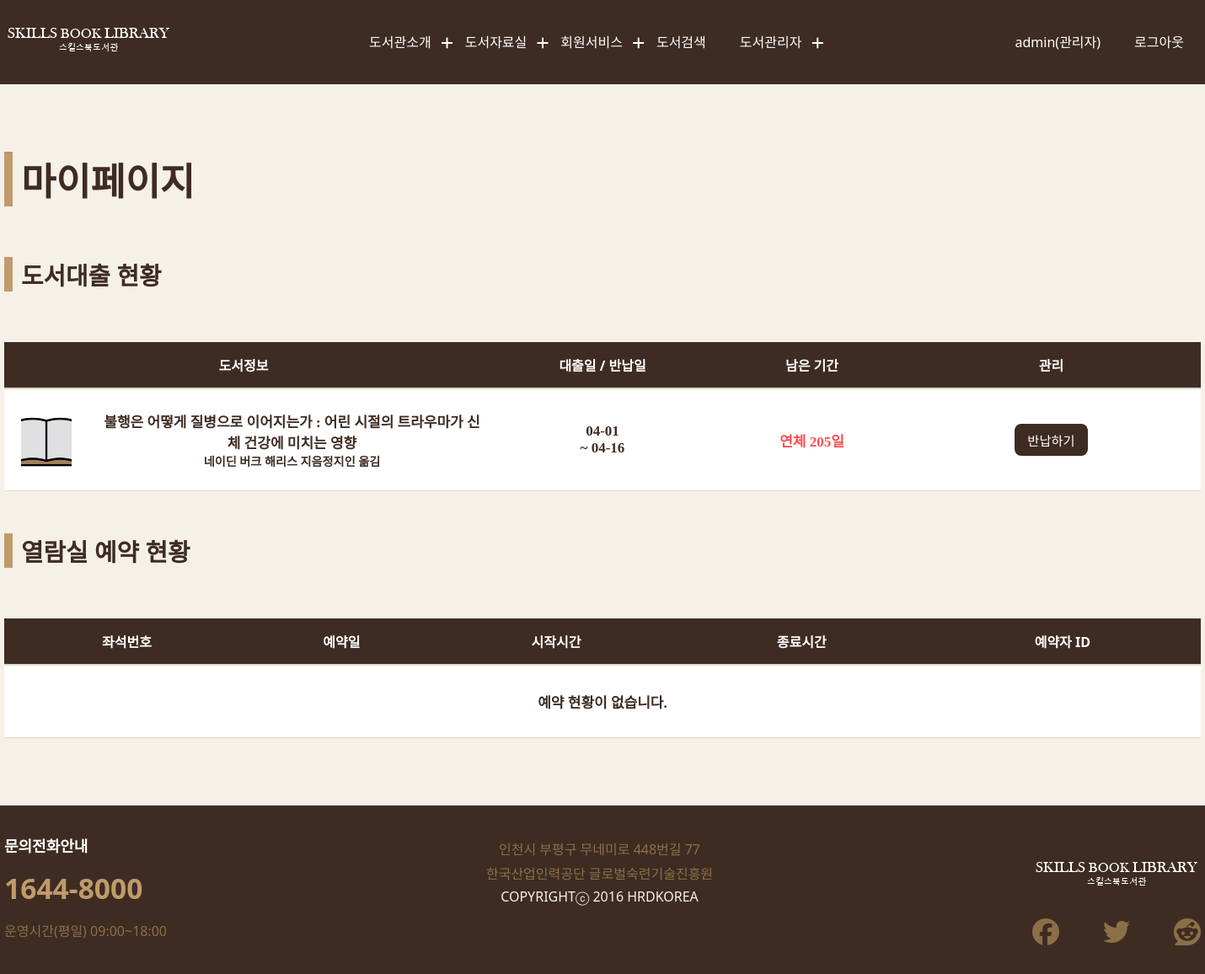
/sub06 (signed in), run on the app's committed database.
### tables this page shows
CREATE TABLE `rental` (
  `idx` int(11) NOT NULL,
  `user_id` varchar(255) NOT NULL,
  `book_idx` int(255) NOT NULL,
  `rented` datetime NOT NULL DEFAULT current_timestamp(),
  `giveback` datetime NOT NULL,
  `status` tinyint(255) NOT NULL DEFAULT 0
);

CREATE TABLE `library` (
  `idx` int(11) NOT NULL,
  `title` varchar(255) NOT NULL,
  `author` varchar(255) NOT NULL,
  `publisher` varchar(255) NOT NULL DEFAULT '',
  `img` varchar(255) NOT NULL,
  `year` int(255) NOT NULL,
  `price` int(255) NOT NULL,
  `stocks` int(255) NOT NULL
);

### Controll/controller.php (called while the page is built, shortened)
<?php
class Controll
{
    public function sub06()
    {
        $user_id = $_SESSION['user_id'];
        $my_rentals = DB::fetchAll("
            SELECT r.*, l.title, l.author, l.img
            FROM rental r
            JOIN library l ON r.book_idx = l.idx
            WHERE r.user_id = '$user_id' AND r.status = 0
        ");
        $now = date('Y-m-d H:i:s');
        $my_reservations = DB::fetchAll("
            SELECT * FROM reservations
            WHERE user_id = '$user_id'
            AND CONCAT(r_date,' ',e_time) >= '$now'
        ");
        require_once "./View/sub06.php";
    }
}

### Model/db/db.php (called while the page is built, shortened)
<?php
class DB
{
    static $db = null;
    static function __callStatic($name, $arguments)
    {
        self::$db ??= new PDO("mysql:host=localhost;dbname=c_module;charset=utf8mb4;", "root", "", [19 => 2, 3 => 2]);
        return match ($name) {
            "exec" => self::$db->exec($arguments[0]),
            "fetch" => self::$db->query($arguments[0])->fetch(),
            "fetchAll" => self::$db->query($arguments[0])->fetchAll(),
        };
        throw new \Exception('Not implemented');
    }
}

### View/sub06.php (the view, shortened to what this page needs)
<?php require_once "./View/partials/header.php"; ?>
<section id="sub06">
    <div class="container">
        <h2 class="section_title">마이페이지</h2>
        <div class="rented_container" style="margin-bottom:50px;">
            <h2 class="section_title small">도서대출 현황</h2>
            <div class="table_wrapper">
                <table>
                    <thead>
                        <tr>
                            <th width="40%">도서정보</th>
                            <th width="20%">대출일 / 반납일</th>
                            <th width="15%">남은 기간</th>
                            <th width="25%">관리</th>
                        </tr>
                    </thead>
                    <tbody>
                        <?php if (empty($my_rentals)): ?>
                            <tr>
                                <td colspan="4" style="text-align:center;padding:50px 0;">대여중인 책이 없습니다.</td>
                            </tr>
                        <?php else: ?>
                            <?php foreach ($my_rentals as $r):
                                $today    = new DateTime('today');
                                $giveback = new DateTime(date('Y-m-d', strtotime($r['giveback'])));
                                if ($giveback >= $today) {
                                    $diff = (int)$today->diff($giveback)->days;
                                } else {
                                    $diff = -(int)$giveback->diff($today)->days;
                                }
                            ?>
                                <tr>
                                    <td style="display:flex;align-items:center;gap:15px;">
                                        <img src="/View/B-Module/images/<?= htmlspecialchars($r['img']) ?>" alt="book" style="width:60px;height:80px;object-fit:cover;">
                                        <div>
                                            <strong><?= htmlspecialchars($r['title']) ?></strong><br>
                                            <small><?= htmlspecialchars($r['author']) ?></small>
                                        </div>
                                    </td>
                                    <td>
                                        <?= substr($r['rented'], 5, 5) ?><br>
                                        ~ <?= substr($r['giveback'], 5, 5) ?>
                                    </td>
                                    <td style="font-weight:bold;color:<?= $diff < 0 ? '#ff4d4d' : ($diff === 0 ? '#ff9800' : '#007bff') ?>;">
                                        <?php
                                        if ($diff < 0)      echo '연체 ' . abs($diff) . '일';
                                        elseif ($diff === 0) echo '오늘 반납일';
                                        else                 echo $diff . '일 남음';
                                        ?>
                                    </td>
                                    <td>
                                        <form method="POST">
                                            <button type="submit" name="action" value="return" class="return" style="padding:8px 15px;cursor:pointer;">반납하기</button>
                                        </form>
                                    </td>
                                </tr>
                            <?php endforeach; ?>
                        <?php endif; ?>
                    </tbody>
                </table>
            </div>
        </div>
        <div class="rented_container">
            <h2 class="section_title small">열람실 예약 현황</h2>
            <div class="table_wrapper">
                <table>
                    <thead>
                        <tr>
                            <th>좌석번호</th>
                            <th>예약일</th>
                            <th>시작시간</th>
                            <th>종료시간</th>
                            <th>예약자 ID</th>
                        </tr>
                    </thead>
                    <tbody>
                        <?php if (empty($my_reservations)): ?>
                            <tr>
                                <td colspan="5" style="text-align:center;padding:30px 0;">예약 현황이 없습니다.</td>
                            </tr>
                        <?php endif; ?>
                    </tbody>
                </table>
            </div>
        </div>
    </div>
</section>
<?php require_once "./View/partials/footer.php"; ?>

### View/B-Module/Css/style.css (style rules this page uses)
* { margin: 0;padding: 0;box-sizing: border-box;list-style: none; }
:root { --bg-main: #F5F1E8; --bg-sub: #FFFFFF; --color-main: #3E2C23; --color-sub: #8B6F47; --point: #C19A6B; --border: #E0D8C8; }
body { background-color: var(--bg-main);color: var(--color-main);font-family: 'Segoe UI', Tahoma, Geneva, Verdana, sans-serif; }
table { width: 100%;border-collapse: collapse; }
img { display: block; max-width:100%;object-fit: cover; }
input,button { outline: 0;border: 0;background: transparent;cursor: pointer; }
.container { margin: 0 auto;width: 1420px; }
.section_title { padding-left: 20px;position: relative; font-size: 2.8em;font-weight: 700;color: var(--color-main);margin-bottom: 60px;text-align: start; }
.section_title::before { position: absolute;content:'';left: 0;width: 10px;height: 100%;background-color: var(--point); }
.small { font-size: 1.8em !important; }
#sub06 { padding: 80px 0; width: 100%; min-height: 100vh;overflow-y: scroll; }
.table_wrapper { max-height: 600px; overflow-y: auto; }
.rented_container>.table_wrapper>table>thead { position: sticky;top: 0;z-index: 10; }
.rented_container>.table_wrapper>table>thead>tr>th { background-color: var(--color-main);color: var(--bg-sub);height: 55px;border-bottom: 2px solid var(--border); }
.rented_container>.table_wrapper>table>tbody>tr { background-color: var(--bg-sub);color: var(--color-main); transition: .2s;font: bold 17px san-serif;text-align: center;border-bottom: 1px solid var(--border); }
.rented_container>.table_wrapper>table>tbody>tr>td>img { width: 65px;height: 100%;margin: 20px; }
.return { padding: 7px 12px;background-color: var(--color-main);color: var(--bg-sub);border-radius: 8px;font-size: .9em;font-weight: 550; }

### data on the page
rental: library.img (picture), library.title "불행은 어떻게 질병으로 이어지는가 : 어린 시절의 트라우마가 신체 건강에 미치는 영향", library.author "네이딘 버크 해리스 지음정지인 옮김", rented "04-01", giveback "04-16"

### other printed values
$_SESSION['user_id'] "admin"
$_SESSION['user_name'] "관리자"
